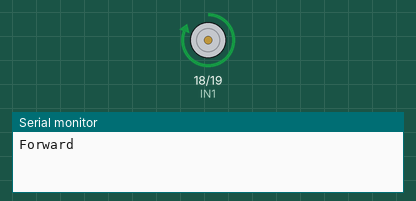
This sketch was run on a simulated Arduino Uno, built with avr-gcc and run on an emulated ATmega328P. On the bench: motor-driver pin pairs drawn as motors (green arrow = first pin HIGH = forward, orange = second pin HIGH = backward, longer = more drive), the last lines printed to the serial monitor.

Above: at 1.0 s.
At 3.0 s:
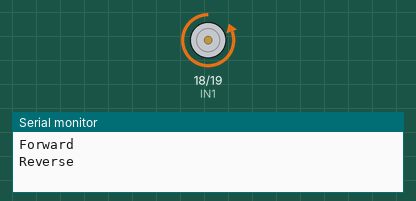
At 5.0 s:
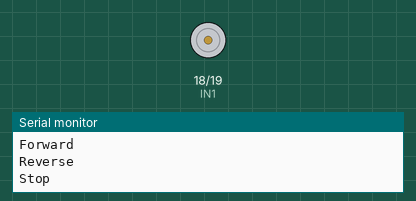
Timing chart, 0 to 7.8 s (numbered marks = the images above):
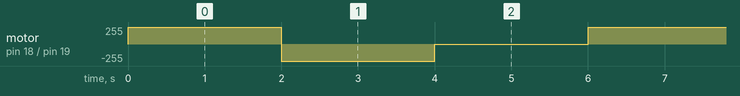

Measured:
- by itself, motor on pin 18 (IN1) / pin 19 (IN2): repeats every 6.0 s: backward 255/255 2.0 s, stopped 2.0 s, forward 255/255 2.0 s

The sketch:

test_for_L9110S_H-BridgeMotorDual.ino
```cpp
#define IN1 18  // A-IA
#define IN2 19  // A-IB

void setup() {
  pinMode(IN1, OUTPUT);
  pinMode(IN2, OUTPUT);

  Serial.begin(115200);
}

void loop() {
  Serial.println("Forward");
  digitalWrite(IN1, HIGH);
  digitalWrite(IN2, LOW);
  delay(2000);

  Serial.println("Reverse");
  digitalWrite(IN1, LOW);
  digitalWrite(IN2, HIGH);
  delay(2000);

  Serial.println("Stop");
  digitalWrite(IN1, LOW);
  digitalWrite(IN2, LOW);
  delay(2000);
}
```
